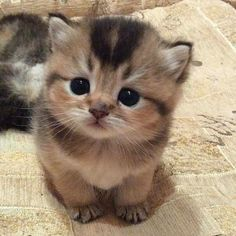
#> input picture Cat.jpg, 236 x 236 px, found by its file name
$ python counter_acp.py
#> lines starting #> are read from the running program, lines starting #| are printed output that depends on the picture
import cv2
import numpy as np
import matplotlib.pyplot as plt

image = cv2.imread('cat.jpg')
#> image is the input picture: shape (236, 236, 3); mean B, G, R 115.5, 137.8, 157.3

gray_image = cv2.cvtColor(image, cv2.COLOR_BGR2GRAY)
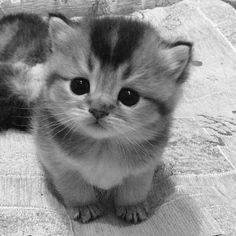
#> gray_image: shape (236, 236); min 2, max 252, mean 141.1
plt.imshow(gray_image, cmap='gray')
plt.axis('off')
plt.show()

cropped_image = image[100:300, 200:400]
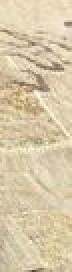
#> cropped_image: shape (136, 36, 3) (shown 2 times larger); mean B, G, R 169.5, 201.3, 216.7
plt.imshow(cv2.cvtColor(cropped_image, cv2.COLOR_BGR2RGB))
plt.axis('off')
plt.show()

h, w = image.shape[:2]
#> h = 236; w = 236
center = (w // 2, h // 2)
#> center = (118, 118)

matrix = cv2.getRotationMatrix2D(center, 45, 1.0)
rotated_image = cv2.warpAffine(image, matrix, (w, h))
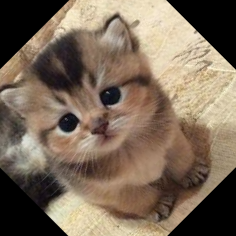
#> rotated_image: shape (236, 236, 3); mean B, G, R 89.9, 107.2, 124.1

plt.imshow(cv2.cvtColor(rotated_image, cv2.COLOR_BGR2RGB))
plt.axis('off')
plt.show()

bright_matrix = np.ones(image.shape, dtype="uint8") * 50
brightened_image = cv2.add(image, bright_matrix)
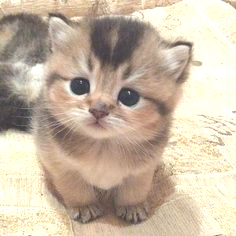
#> brightened_image: shape (236, 236, 3); mean B, G, R 165.4, 185.3, 201.1

plt.imshow(cv2.cvtColor(brightened_image, cv2.COLOR_BGR2RGB))
plt.axis('off')
plt.show()

cv2.imwrite('cat_gray.jpg', gray_image)
cv2.imwrite('cat_cropped.jpg', cropped_image)
cv2.imwrite('cat_rotated.jpg', rotated_image)
cv2.imwrite('cat_brightened.jpg', brightened_image)

$ run again, with Example.jpg copied over Cat.jpg
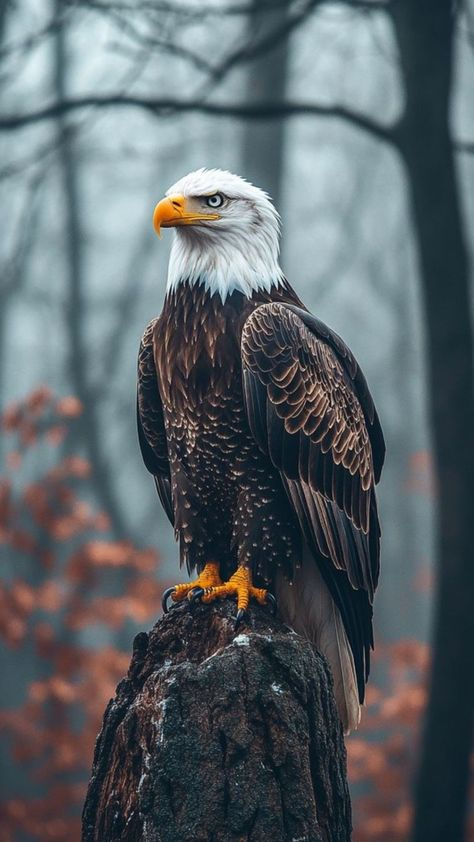
#> input picture Example.jpg, 474 x 842 px, found by its file name
#> image is the input picture: shape (842, 474, 3); mean B, G, R 103.9, 99.1, 90.8
#> `rotated_image = cv2.warpAffine(image, matrix, (w, h))`:
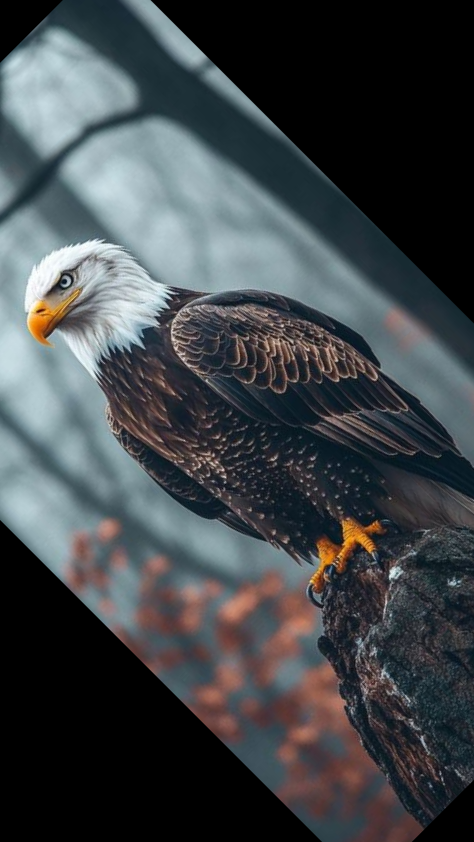
#> rotated_image: shape (842, 474, 3); mean B, G, R 73.5, 70.2, 65.1
#> `brightened_image = cv2.add(image, bright_matrix)`:
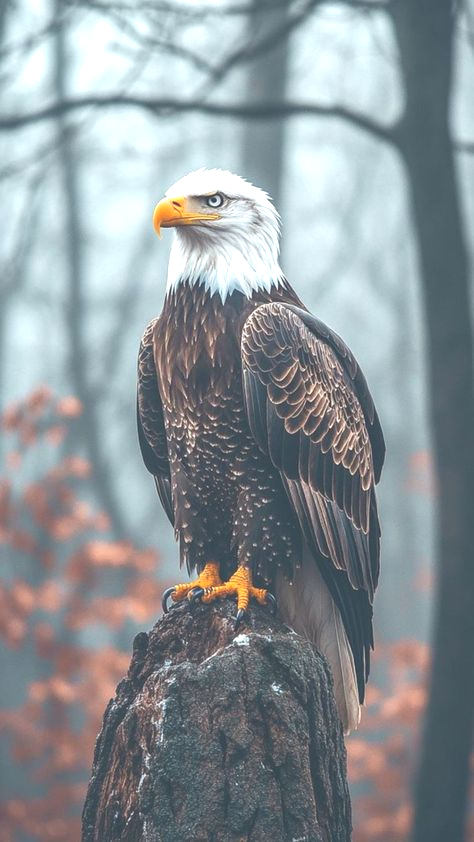
#> brightened_image: shape (842, 474, 3); mean B, G, R 153.1, 148.5, 140.6

$ run again, with example2.jpg copied over Cat.jpg
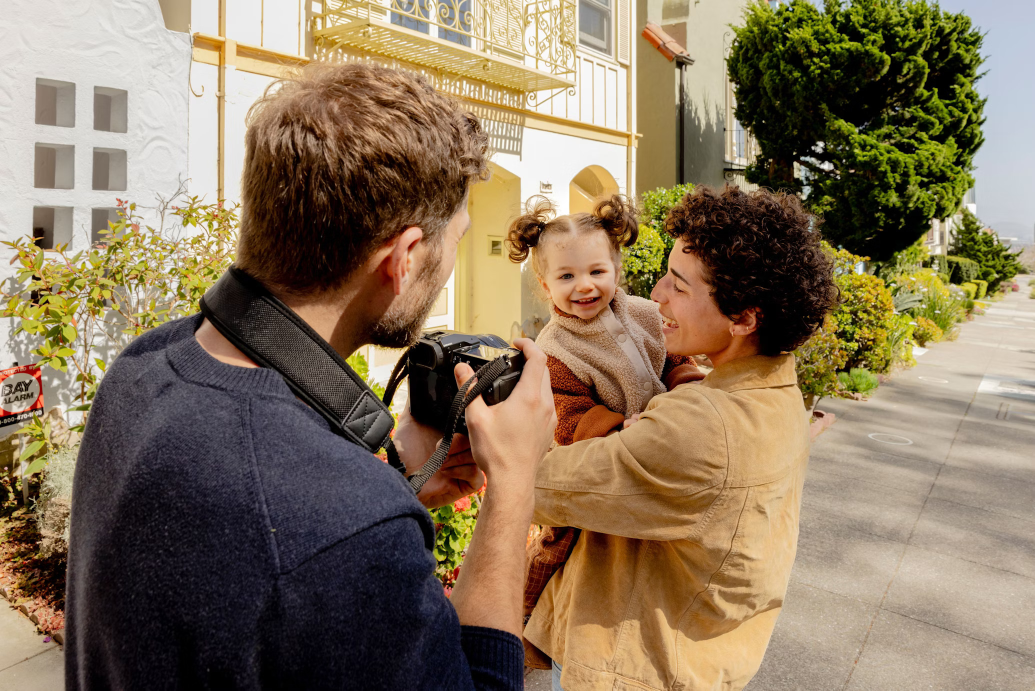
#> input picture example2.jpg, 2070 x 1381 px, found by its file name (shown at 1/2 size)
#> image is the input picture: shape (1381, 2070, 3); mean B, G, R 92.5, 117.5, 135.8
#> `rotated_image = cv2.warpAffine(image, matrix, (w, h))`:
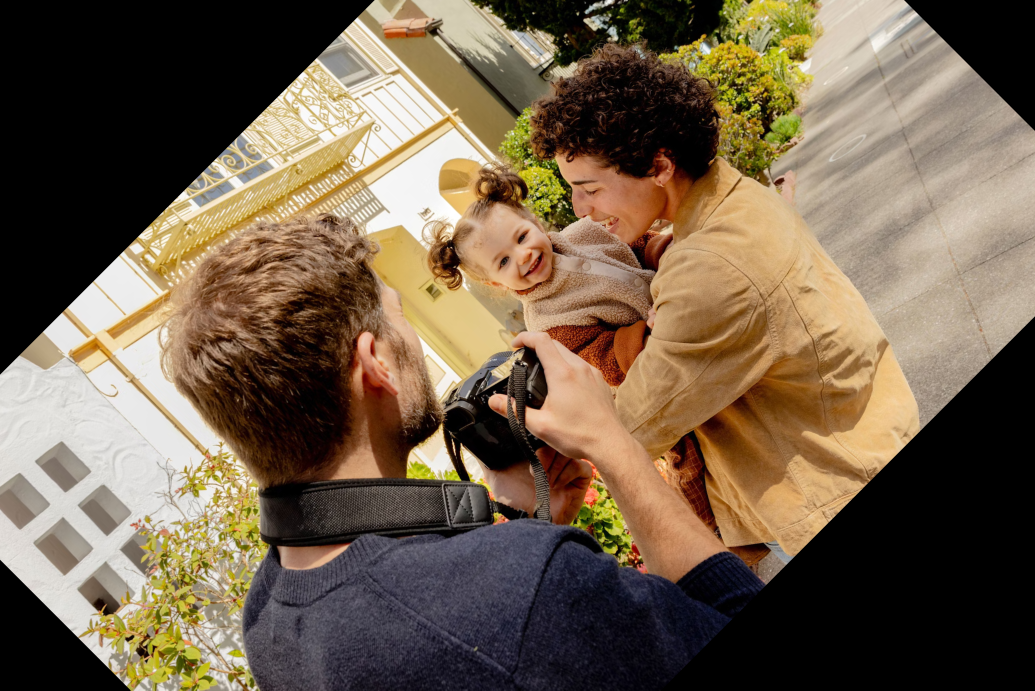
#> rotated_image: shape (1381, 2070, 3) (shown at 1/2 size); mean B, G, R 76, 96.7, 114
#> `brightened_image = cv2.add(image, bright_matrix)`:
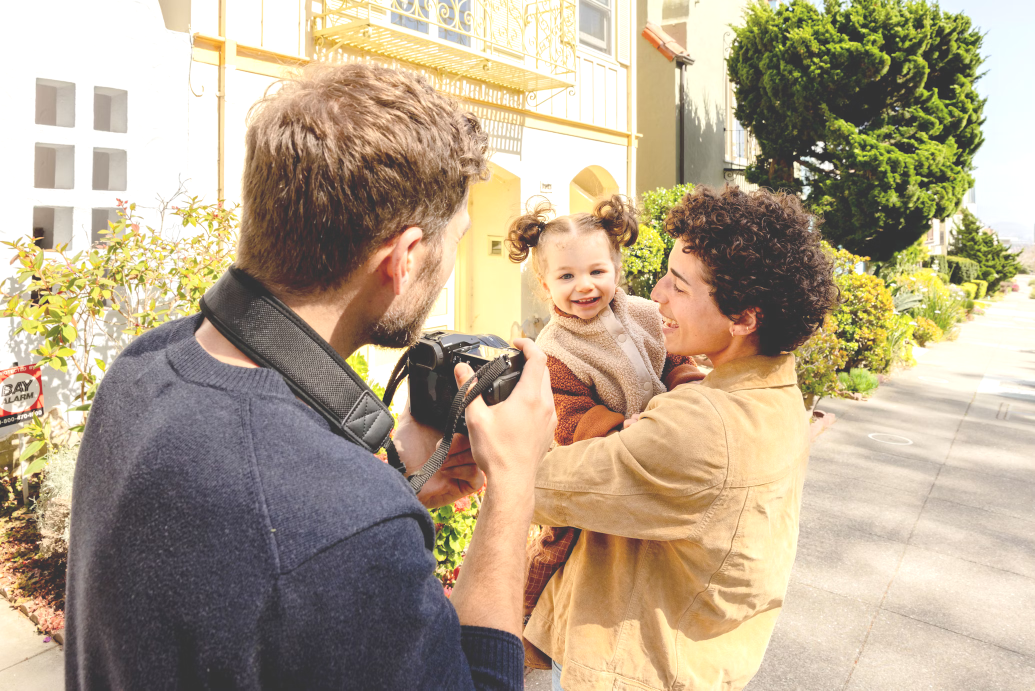
#> brightened_image: shape (1381, 2070, 3) (shown at 1/2 size); mean B, G, R 140.4, 165, 181.2
